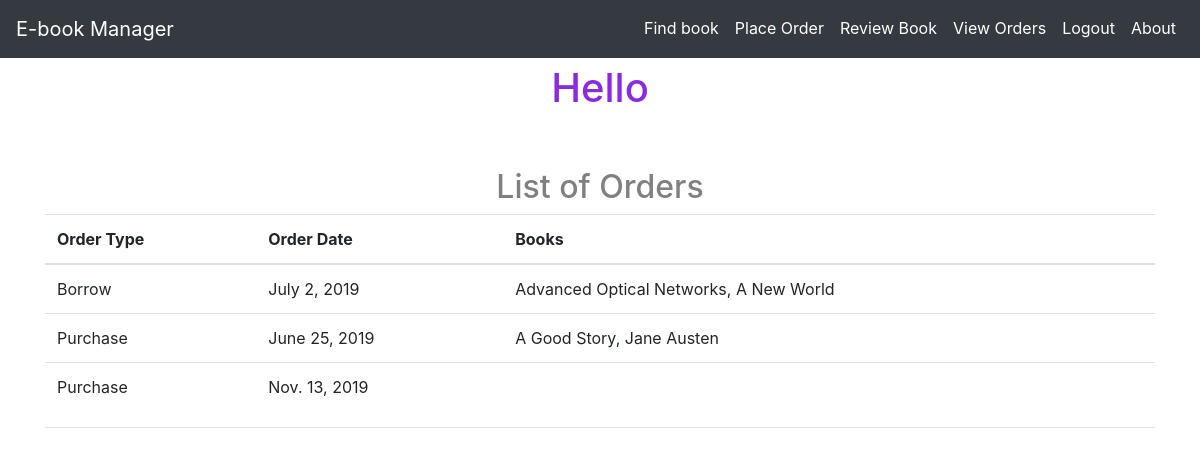
/myapp/orders/ (signed in), run on the app's committed database.
### myapp/models.py (models this page shows, shortened)
class Order(models.Model):
    ORDER_TYPE_CHOICES = [
        (0, 'Purchase'),
        (1, 'Borrow')
    ]
    books = models.ManyToManyField(Book)
    member = models.ForeignKey(Member, related_name='member', on_delete=models.CASCADE)
    order_type = models.IntegerField(choices=ORDER_TYPE_CHOICES, default=1)
    order_date = models.DateField(default=timezone.now())

### myapp/views.py (the view)
# urls.py: path(r'orders/', views.my_orders, name='orders'),
@login_required(login_url='/myapp/login/')
def my_orders(request):
    try:
        logged_in_user = Member.objects.get(pk=request.user.pk)
        orders = Order.objects.filter(member=logged_in_user)
        book_list = []
        for order in orders:
            books = order.books.all()
            book_title = ''
            for book in books:
                book_title = book_title + book.title + ', '
            book_list.append(book_title[:-2])
        new_list = zip(orders, book_list)
        return render(request, 'myapp/myorders.html', {'orders': orders, 'book_list': book_list, 'new_list': new_list})
    except Member.DoesNotExist:
        return HttpResponse('There are no available orders!')

### myapp/templates/myapp/myorders.html
{% extends 'myapp/base.html' %}
{% block myhdg %}Hello {{ name }}{% endblock %}
{% block body_block %}
    {% if new_list %}
        <h2>List of Orders</h2>
        <table class="table">
            <thead>
                <th>Order Type</th>
                <th>Order Date</th>
                <th>Books</th>
            </thead>
            <tbody>
            {% for order, book in new_list %}
                <td>
                {% if order.order_type == 0 %}
                    Purchase
                {% else %}
                    Borrow
                {% endif %}
                </td>
                <td>
                {{ order.order_date }}
                </td>
                <td>
                {{ book }}
                </td>
                <tr>
            {% endfor %}
            </tbody>
        </table>
    {% else %}
        <strong>There are no available orders!</strong>
    {% endif %}
{% endblock %}

### myapp/static/myapp/style.css (style rules this page uses)
h2 { color: gray; text-align: center; }
body { background-color: aliceblue; font-family: "Roboto", "Lucida Grande", Verdana, Arial, sans-serif; font-size: 15px; text-align: center; padding-top: 40px; }

### data on the page
Order: order_type "Borrow", order_date "July 2, 2019", book "Advanced Optical Networks, A New World"
Order: order_type "Purchase", order_date "June 25, 2019", book "A Good Story, Jane Austen"
Order: order_type "Purchase", order_date "Nov. 13, 2019"
